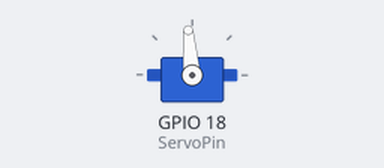
A program run on a simulated Raspberry Pi (BCM pin numbers). On the bench: servo. Servo angles are drawn from the pulse width (0.5 ms = 0°, 2.5 ms = 180°).

Above: at 0.05 s.
At 0.55 s:
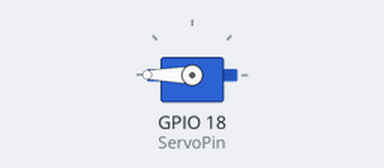
At 1.1 s:
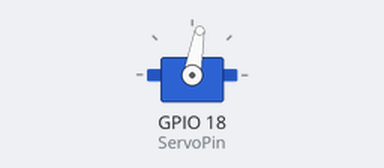
At 2.1 s:
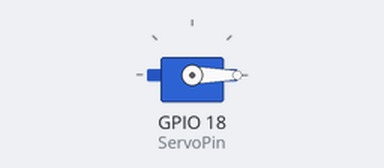
Timing chart, 0 to 4.9 s (numbered marks = the images above):
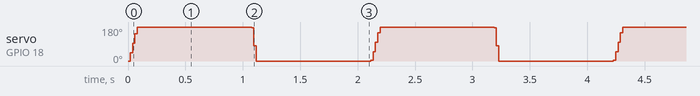

The program:

1.3.2_Servo.py
```python
'''
/**********************************************************************
* Author      : Ala Rmida
* E-mail      : ala.rmida.ingen@gmail.com
* website     : https://ala-rmida-ann1998.netlify.app/
**********************************************************************/'''
import RPi.GPIO as GPIO
import time

SERVO_MIN_PULSE = 500
SERVO_MAX_PULSE = 2500

ServoPin = 18

def map(value, inMin, inMax, outMin, outMax):
    return (outMax - outMin) * (value - inMin) / (inMax - inMin) + outMin

def setup():
    global p
    GPIO.setmode(GPIO.BCM)       # Numbers GPIOs by BCM
    GPIO.setup(ServoPin, GPIO.OUT)   # Set ServoPin's mode is output
    GPIO.output(ServoPin, GPIO.LOW)  # Set ServoPin to low
    p = GPIO.PWM(ServoPin, 50)     # set Frequecy to 50Hz
    p.start(0)                     # Duty Cycle = 0

def setAngle(angle):      # make the servo rotate to specific angle (0-180 degrees)
    angle = max(0, min(180, angle))
    pulse_width = map(angle, 0, 180, SERVO_MIN_PULSE, SERVO_MAX_PULSE)
    pwm = map(pulse_width, 0, 20000, 0, 100)
    p.ChangeDutyCycle(pwm)#map the angle to duty cycle and output it

def loop():
    while True:
        for i in range(0, 181, 5):   #make servo rotate from 0 to 180 deg
            setAngle(i)     # Write to servo
            time.sleep(0.002)
        time.sleep(1)
        for i in range(180, -1, -5): #make servo rotate from 180 to 0 deg
            setAngle(i)
            time.sleep(0.001)
        time.sleep(1)

def destroy():
    p.stop()
    GPIO.cleanup()

if __name__ == '__main__':     #Program start from here
    setup()
    try:
        loop()
    except KeyboardInterrupt:  # When 'Ctrl+C' is pressed, the program destroy() will be executed.
        destroy()
```
